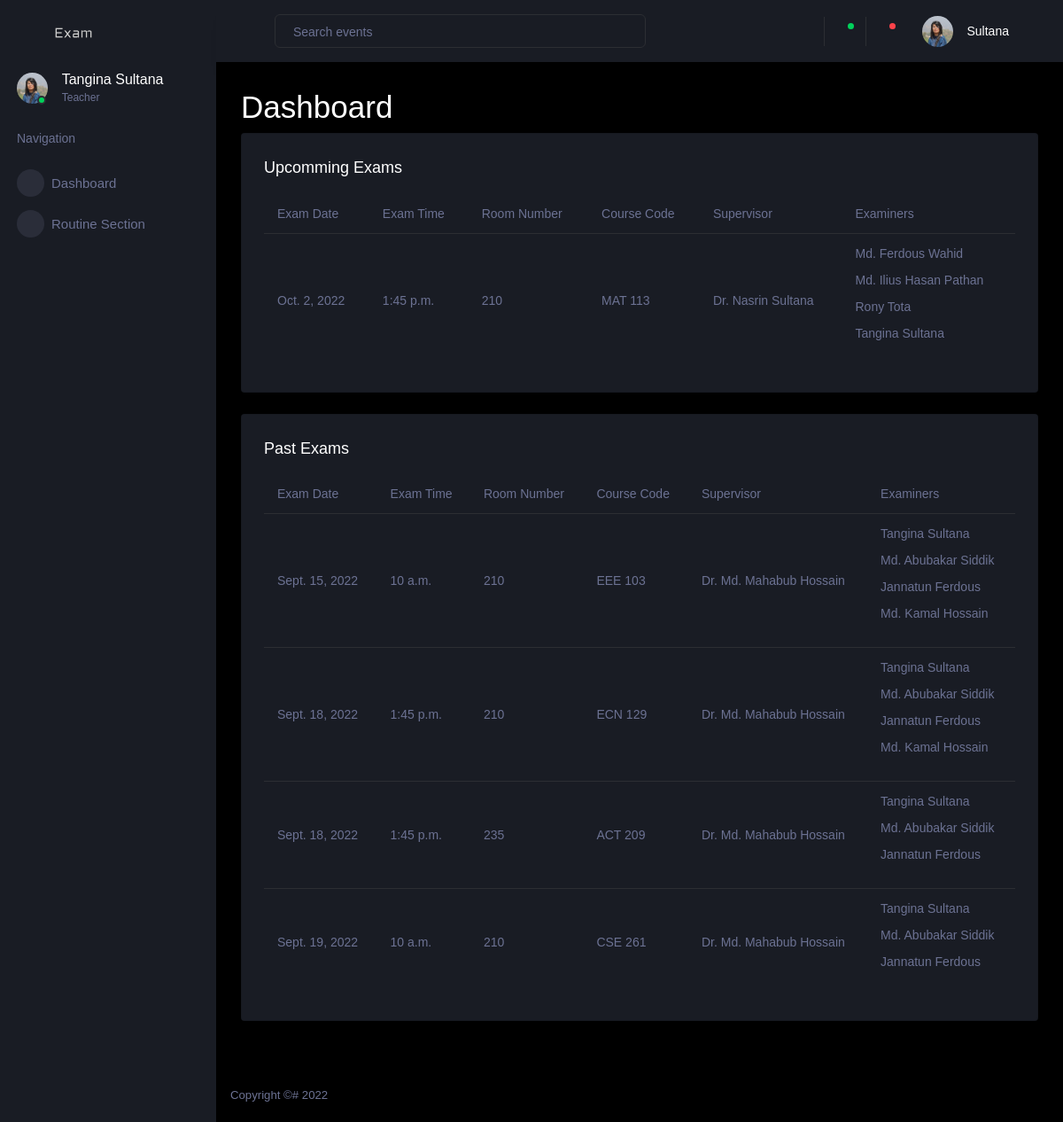
Before: /user/ (signed in) with the older database file.
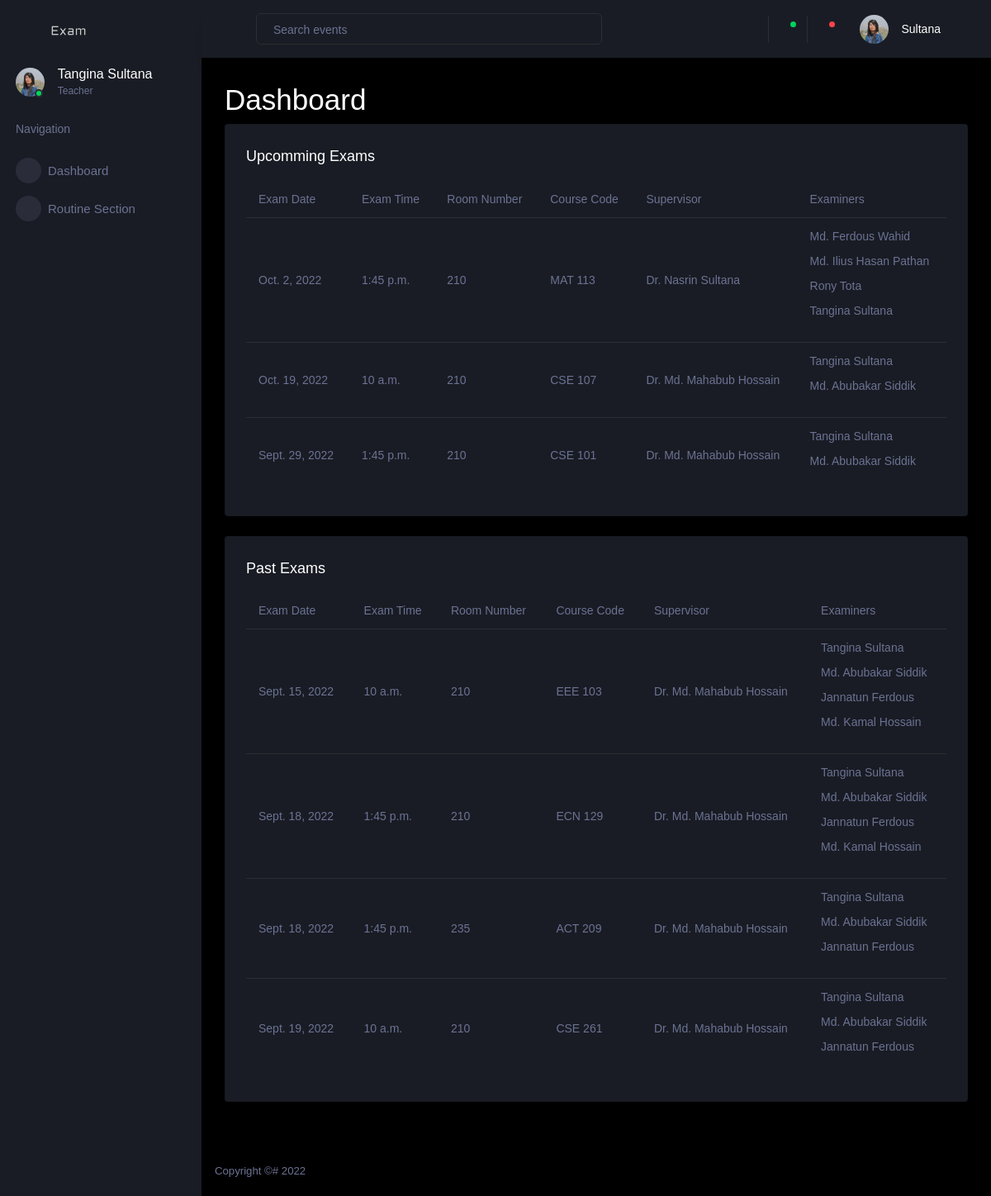
After: the same page with the newer database file.
### account/models.py (models this page shows, shortened)
class Teacher(models.Model):
    user = models.OneToOneField(
        User, on_delete=models.CASCADE, primary_key=True)
    title = models.CharField(max_length=255, null=False,
                             choices=TEACHER_TITLE_CHOICES, default='None')
    contact_number = models.CharField(null=False, unique=True, max_length=255)
    profile_picture = models.ImageField(
        upload_to=get_profile_pictures_directory, blank=True, null=True)
    department = models.ForeignKey(Department, on_delete=models.DO_NOTHING)
    is_available = models.BooleanField(default=True)
    total_creadits = models.DecimalField(
        max_digits=10, decimal_places=2, default=0)
    def __str__(self) -> str:
        return self.user.first_name + " " + self.user.last_name

class Exam(models.Model):
    exam_date = models.DateField()
    exam_time = models.TimeField()
    room_number = models.IntegerField()
    faculty = models.ForeignKey(
        Faculty, on_delete=models.DO_NOTHING, related_name='+')
    course = models.ForeignKey(
        Course, on_delete=models.DO_NOTHING, related_name='+')
    examiners = models.ManyToManyField(Teacher, related_name='+')
    supervisor = models.ForeignKey(
        Teacher, on_delete=models.DO_NOTHING, related_name='supervisor')
    routine = models.ForeignKey(
        Routine, on_delete=models.CASCADE, null=False, default=1)

### dashboard/models.py (models this page shows, shortened)
class Course(models.Model):
    code = models.CharField(max_length=255, null=False)
    credits = models.DecimalField(null=False, max_digits=4, decimal_places=2)
    department = models.ForeignKey(
        Department, on_delete=models.CASCADE, null=False)
    is_sessional = models.BooleanField(null=False, default=False)
    level = models.CharField(max_length=1, null=False,
                             choices=LEVEL_CHOICES, default='1')
    name = models.CharField(max_length=255, null=False)
    semester = models.CharField(
        max_length=2, null=False, choices=SEMESTER_CHOICES, default='I')
    def __str__(self) -> str:
        return f"{ self.code }"

### dashboard/views.py (the view)
# urls.py: path('', dashboard, name='dashboard-page'),
def dashboard(request):
    context = get_context(request)
    return render(request, 'dashboard.html', context)

### account/models.py (called while the page is built)
    def __str__(self) -> str:
        return self.messages

### dashboard/models.py (called while the page is built)
    def __str__(self) -> str:
        return self.name

### dashboard/views.py (called while the page is built)
def is_dean(user):
    try:
        teacher = Teacher.objects.get(user=user)
    except Teacher.DoesNotExist:
        return None
    deans = Dean.objects.filter(teacher=teacher).order_by('-joined')[:1]
    if len(deans) != 1:
        return None
    return deans[0]

def is_staff(user):
    try:
        staff = Staff.objects.get(user=user)
    except Staff.DoesNotExist:
        return None
    return staff

def is_teacher(user):
    try:
        teacher = Teacher.objects.get(user=user)
    except Teacher.DoesNotExist:
        return None
    return teacher

def get_exams(approved_routines, teacher=None):
    past = []
    current = []
    upcomming = []
    today = date.today()
    for routine in approved_routines:
        exams = routine.exam_set.all()
        if teacher:
            exams = filter(lambda exam: teacher in exam.examiners.all()
                           or teacher == exam.supervisor, exams)
        for exam in exams:
            if exam.exam_date == today:
                current.append(exam)
            elif exam.exam_date < today:
                past.append(exam)
            else:
                upcomming.append(exam)
    return current, past, upcomming

def get_notification(user):
    return Notification.objects.filter(user=user, marked_read=False).all()

### dashboard/templates/dashboard.html (shortened to what this page needs)
{% extends "dashboard-base.html" %}
{% load static %}
{% block content %}
<h1>Dashboard</h1>
{% if is_staff %}
<div class="create-new">
  <a class="nav-link btn btn-success create-new-button" href="{% url 'add-routine' %}">
    Add Routine
  </a>
</div>
{% if routines|length %}
<div class="row ">
  <div class="col-12 grid-margin">
    <div class="card">
      <div class="card-body">
        <h4 class="card-title">Pending Routines</h4>
        <div class="table-responsive">
          <table class="table">
            <thead>
              <tr>
                <th> Routine Name </th>
                <th> Department Name </th>
                <th> Start Date </th>
              </tr>
            </thead>
            <tbody>
              {% for routine in routines %}
              <tr>
                <td> {{routine.name}} </td>
                <td> {{routine.department}} </td>
                <td> {{routine.start_date}} </td>
                <td>
                  <a class="btn btn-success" href="{% url 'routine-approve-view' routine.id  %}">View</a>
                </td>
                <td>
                  <a class="btn btn-danger" href="{% url 'reject-routine' routine.id  %}">Reject</a>
                </td>
              </tr>
              {% endfor %}
            </tbody>
          </table>
        </div>
      </div>
    </div>
  </div>
</div>
{% endif %}
{% if approved_routines|length %}
<div class="row">
  <div class="col-12 grid-margin">
    <div class="card">
      <div class="card-body">
        <h4 class="card-title">Routines</h4>
        <div class="table-responsive">
          <table class="table">
            <thead>
              <tr>
                <th> Routine Name </th>
                <th> Department Name </th>
                <th> Start Date </th>
              </tr>
            </thead>
            <tbody>
              {% for routine in approved_routines %}
              <tr>
                <td> {{routine.name}} </td>
                <td> {{routine.department}} </td>
                <td> {{routine.start_date}} </td>
                <td>
                  <a class="btn btn-primary" href="{% url 'routine-view' routine.id  %}">View</a>
                </td>
                <td>
                  <a class="btn btn-success" href="#">Download</a>
                </td>
              </tr>
              {% endfor %}
            </tbody>
          </table>
        </div>
      </div>
    </div>
  </div>
</div>
{% endif %}
{% else %}
{% if upcomming_exams|length %}
<div class="row">
  <div class="col-12 grid-margin">
    <div class="card">
      <div class="card-body">
        <h4 class="card-title">Upcomming Exams</h4>
        <div class="table-responsive">
          <table class="table">
            <thead>
              <tr>
                <th>Exam Date</th>
                <th>Exam Time</th>
                <th>Room Number</th>
                <th>Course Code</th>
                <th>Supervisor</th>
                <th>Examiners</th>
              </tr>
            </thead>
            <tbody>
              {% for exam in upcomming_exams %}
              <tr>
                <td>{{ exam.exam_date }}</td>
                <td>{{ exam.exam_time }}</td>
                <td>{{ exam.room_number }}</td>
                <td>{{ exam.course }}</td>
                <td>{{ exam.supervisor }}</td>
                <td>
                  {% for teacher in exam.examiners.all %}
                  <p> {{ teacher }} </p>
                  {% endfor %}
                </td>
              </tr>
              {% endfor %}
            </tbody>
          </table>
        </div>
      </div>
    </div>
  </div>
</div>
{% endif %}
{% if past_exams|length %}
<div class="row">
  <div class="col-12 grid-margin">
    <div class="card">
      <div class="card-body">
        <h4 class="card-title">Past Exams</h4>
        <div class="table-responsive">
          <table class="table">
            <thead>
              <tr>
                <th>Exam Date</th>
                <th>Exam Time</th>
                <th>Room Number</th>
                <th>Course Code</th>
                <th>Supervisor</th>
                <th>Examiners</th>
              </tr>
            </thead>
            <tbody>
              {% for exam in past_exams %}
              <tr>
                <td>{{ exam.exam_date }}</td>
                <td>{{ exam.exam_time }}</td>
                <td>{{ exam.room_number }}</td>
                <td>{{ exam.course }}</td>
                <td>{{ exam.supervisor }}</td>
                <td>
                  {% for teacher in exam.examiners.all %}
                  <p> {{ teacher }} </p>
                  {% endfor %}
                </td>
              </tr>
              {% endfor %}
            </tbody>
          </table>
        </div>
      </div>
    </div>
  </div>
</div>
{% endif %}
{% endif %}
{% endblock content %}

### dashboard/templates/dashboard-base.html (shortened to what this page needs)
{% load static %}
<!DOCTYPE html>
<html lang="en">
<head>
  <link rel="stylesheet" href="{% static 'dashboard/vendors/mdi/css/materialdesignicons.min.css' %}" />
  <link rel="stylesheet" href="{% static 'dashboard/vendors/css/vendor.bundle.base.css' %}" />
  <link rel="stylesheet" href="{% static 'dashboard/vendors/jvectormap/jquery-jvectormap.css' %}" />
  <link rel="stylesheet" href="{% static 'dashboard/vendors/flag-icon-css/css/flag-icon.min.css' %}" />
  <link rel="stylesheet" href="{% static 'dashboard/vendors/owl-carousel-2/owl.carousel.min.css' %}" />
  <link rel="stylesheet" href="{% static 'dashboard/vendors/owl-carousel-2/owl.theme.default.min.css' %}" />
  <link rel="stylesheet" href="{% static 'dashboard/css/style.css' %}" />
</head>
<body>
  <div class="container-scroller">
    <nav class="sidebar sidebar-offcanvas" id="sidebar">
      <div class="sidebar-brand-wrapper d-none d-lg-flex align-items-center justify-content-center fixed-top">
        <a class="sidebar-brand brand-logo" href="#">
          <img src="{% static 'dashboard/images/logo.svg' %}" alt="logo" />
        </a>
      </div>
      <ul class="nav">
        <li class="nav-item profile">
          <div class="profile-desc">
            <div class="profile-pic">
              <div class="count-indicator">
                {% if user.profile_picture %}
                <img class="img-xs rounded-circle" src="{{ user.profile_picture.url }}" />
                {% else %}
                <img class="img-xs rounded-circle" src="{% static 'dashboard/images/dummy.png' %}" />
                {% endif %}
                <span class="count bg-success"></span>
              </div>
              <div class="profile-name">
                <h5 class="mb-0 font-weight-normal">
                  {{ user.user.first_name }} {{ user.user.last_name }}
                </h5>
                <span>
                  {% if if_staff %}
                  Staff
                  {% elif if_dean %}
                  Dean
                  {% else %}
                  Teacher
                  {% endif %}
                </span>
              </div>
            </div>
          </div>
        </li>
        <li class="nav-item nav-category">
          <span class="nav-link">Navigation</span>
        </li>
        <li class="nav-item menu-items">
          <a class="nav-link" href="{% url 'dashboard-page' %}">
            <span class="menu-icon">
              <i class="mdi mdi-speedometer"></i>
            </span>
            <span class="menu-title">Dashboard</span>
          </a>
        </li>
        {% if not is_staff %}
        <li class="nav-item menu-items">
          <a class="nav-link" href="{% url 'routine-section' %}">
            <span class="menu-icon">
              <i class="mdi mdi-chart-bar"></i>
            </span>
            <span class="menu-title">Routine Section</span>
          </a>
        </li>
        {% endif %}
      </ul>
    </nav>
    <div class="container-fluid page-body-wrapper">
      <nav class="navbar p-0 fixed-top d-flex flex-row">
        <div class="navbar-menu-wrapper flex-grow d-flex align-items-stretch">
          <button class="navbar-toggler navbar-toggler align-self-center" type="button" data-toggle="minimize">
            <span class="mdi mdi-menu"></span>
          </button>
          <ul class="navbar-nav w-100">
            <li class="nav-item w-100">
              <form class="nav-link mt-2 mt-md-0 d-none d-lg-flex search" method="post"
                action="{% url 'search-page' %}">
                <input type="text" name="search" class="form-control" placeholder="Search events" />
              </form>
            </li>
          </ul>
          <ul class="navbar-nav navbar-nav-right">
            <li class="nav-item nav-settings d-none d-lg-block">
              <a class="nav-link" href="#">
                <i class="mdi mdi-view-grid"></i>
              </a>
            </li>
            <li class="nav-item dropdown border-left">
              <a class="nav-link count-indicator dropdown-toggle" id="messageDropdown" href="#" data-toggle="dropdown"
                aria-expanded="false">
                <i class="mdi mdi-email"></i>
                <span class="count bg-success"></span>
              </a>
            </li>
            <li class="nav-item dropdown border-left">
              <a class="nav-link count-indicator dropdown-toggle" id="notificationDropdown" href="#"
                data-toggle="dropdown">
                <i class="mdi mdi-bell"></i>
                {% if notifications|length > 0 %}
                <span class="count bg-danger"></span>
                {% endif %}
              </a>
            </li>
            <li class="nav-item dropdown">
              <a class="nav-link" id="profileDropdown" href="#" data-toggle="dropdown">
                <div class="navbar-profile">
                  {% if user.profile_picture %}
                  <img class="img-xs rounded-circle" src="{{ user.profile_picture.url }}" />
                  {% else %}
                  <img class="img-xs rounded-circle" src="{% static 'dashboard/images/dummy.png' %}" />
                  {% endif %}
                  <p class="mb-0 d-none d-sm-block navbar-profile-name">
                    {{ user.user.last_name }}
                  </p>
                  <i class="mdi mdi-menu-down d-none d-sm-block pl-3"></i>
                </div>
              </a>
            </li>
          </ul>
        </div>
      </nav>
      <div class="main-panel">
        <div class="content-wrapper">
          {% block content %}{% endblock %}
        </div>
        <footer class="footer">
          <div class="d-sm-flex justify-content-center justify-content-sm-between">
            <span class="text-muted d-block text-center text-sm-left d-sm-inline-block">Copyright ©# 2022</span>
          </div>
        </footer>
      </div>
    </div>
  </div>
</body>
</html>

Changed rows visible on the page:
added Exam: exam_date "Oct. 19, 2022", exam_time "10 a.m.", room_number "210", course "CSE 107", supervisor "Dr. Md. Mahabub Hossain", Teacher (user_id.last_name "Tangina Sultana"), Teacher (user_id.last_name "Md. Abubakar Siddik"), shown under "Upcomming Exams"
added Exam: exam_date "Sept. 29, 2022", exam_time "1:45 p.m.", room_number "210", course "CSE 101", supervisor "Dr. Md. Mahabub Hossain", Teacher (user_id.last_name "Tangina Sultana"), Teacher (user_id.last_name "Md. Abubakar Siddik"), shown under "Upcomming Exams"
